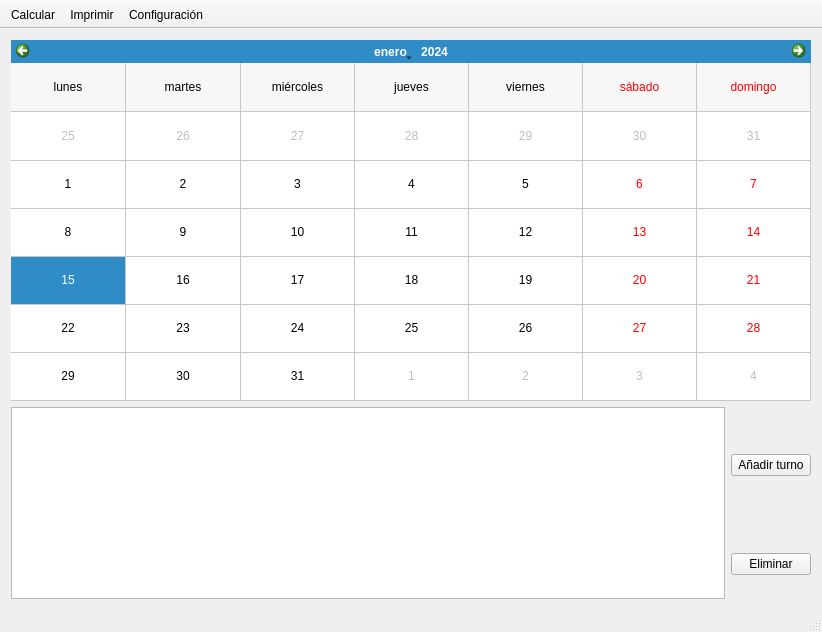
<?xml version="1.0" encoding="UTF-8"?>
<ui version="4.0">
 <class>MainWindow</class>
 <widget class="QMainWindow" name="MainWindow">
  <property name="geometry">
   <rect>
    <x>0</x>
    <y>0</y>
    <width>822</width>
    <height>632</height>
   </rect>
  </property>
  <property name="windowTitle">
   <string>Paycheck</string>
  </property>
  <property name="windowIcon">
   <iconset resource="../../resources.qrc">
    <normaloff>:/res/calendar_icon.png</normaloff>:/res/calendar_icon.png</iconset>
  </property>
  <widget class="QWidget" name="centralWidget">
   <layout class="QVBoxLayout" name="verticalLayout_2">
    <item>
     <widget class="QCalendarWidget" name="calendar">
      <property name="locale">
       <locale language="Spanish" country="Spain"/>
      </property>
      <property name="minimumDate">
       <date>
        <year>1950</year>
        <month>9</month>
        <day>14</day>
       </date>
      </property>
      <property name="gridVisible">
       <bool>true</bool>
      </property>
      <property name="selectionMode">
       <enum>QCalendarWidget::SingleSelection</enum>
      </property>
      <property name="horizontalHeaderFormat">
       <enum>QCalendarWidget::LongDayNames</enum>
      </property>
      <property name="verticalHeaderFormat">
       <enum>QCalendarWidget::NoVerticalHeader</enum>
      </property>
      <property name="navigationBarVisible">
       <bool>true</bool>
      </property>
      <property name="dateEditEnabled">
       <bool>true</bool>
      </property>
     </widget>
    </item>
    <item>
     <layout class="QGridLayout" name="gridLayoutSchedule">
      <item row="0" column="1">
       <widget class="QPushButton" name="btnAddShift">
        <property name="sizePolicy">
         <sizepolicy hsizetype="Minimum" vsizetype="Fixed">
          <horstretch>0</horstretch>
          <verstretch>0</verstretch>
         </sizepolicy>
        </property>
        <property name="text">
         <string>Añadir turno</string>
        </property>
       </widget>
      </item>
      <item row="1" column="1">
       <widget class="QPushButton" name="btnRemoveShift">
        <property name="text">
         <string>Eliminar</string>
        </property>
       </widget>
      </item>
      <item row="0" column="0" rowspan="2">
       <widget class="QListWidget" name="listShift">
        <property name="sizePolicy">
         <sizepolicy hsizetype="Expanding" vsizetype="Fixed">
          <horstretch>0</horstretch>
          <verstretch>0</verstretch>
         </sizepolicy>
        </property>
        <property name="minimumSize">
         <size>
          <width>0</width>
          <height>0</height>
         </size>
        </property>
        <property name="sizeIncrement">
         <size>
          <width>0</width>
          <height>0</height>
         </size>
        </property>
       </widget>
      </item>
     </layout>
    </item>
   </layout>
  </widget>
  <widget class="QToolBar" name="mainToolBar">
   <property name="layoutDirection">
    <enum>Qt::LeftToRight</enum>
   </property>
   <property name="autoFillBackground">
    <bool>false</bool>
   </property>
   <property name="movable">
    <bool>false</bool>
   </property>
   <property name="orientation">
    <enum>Qt::Horizontal</enum>
   </property>
   <attribute name="toolBarArea">
    <enum>TopToolBarArea</enum>
   </attribute>
   <attribute name="toolBarBreak">
    <bool>false</bool>
   </attribute>
   <addaction name="actionCalculate"/>
   <addaction name="actionPrint"/>
   <addaction name="actionConfig"/>
  </widget>
  <widget class="QStatusBar" name="statusBar"/>
  <widget class="QMenuBar" name="menuBar">
   <property name="geometry">
    <rect>
     <x>0</x>
     <y>0</y>
     <width>822</width>
     <height>30</height>
    </rect>
   </property>
  </widget>
  <action name="actionPrint">
   <property name="icon">
    <iconset resource="../../resources.qrc">
     <normaloff>:/res/print_icon.png</normaloff>:/res/print_icon.png</iconset>
   </property>
   <property name="text">
    <string>Imprimir</string>
   </property>
   <property name="toolTip">
    <string>Crear PDF con los horarios entre dos fechas</string>
   </property>
   <property name="shortcut">
    <string>I</string>
   </property>
  </action>
  <action name="actionCalculate">
   <property name="icon">
    <iconset resource="../../resources.qrc">
     <normaloff>:/res/calculator_icon.png</normaloff>:/res/calculator_icon.png</iconset>
   </property>
   <property name="text">
    <string>Calcular</string>
   </property>
   <property name="toolTip">
    <string>Calcular horas de trabajo y sueldo entre dos fechas</string>
   </property>
   <property name="shortcut">
    <string>C</string>
   </property>
  </action>
  <action name="actionConfig">
   <property name="icon">
    <iconset resource="../../resources.qrc">
     <normaloff>:/res/configuration_icon.png</normaloff>:/res/configuration_icon.png</iconset>
   </property>
   <property name="text">
    <string>Configuración</string>
   </property>
   <property name="toolTip">
    <string>Editar configuración y datos</string>
   </property>
  </action>
 </widget>
 <layoutdefault spacing="6" margin="11"/>
 <resources>
  <include location="../../resources.qrc"/>
 </resources>
 <connections/>
</ui>
